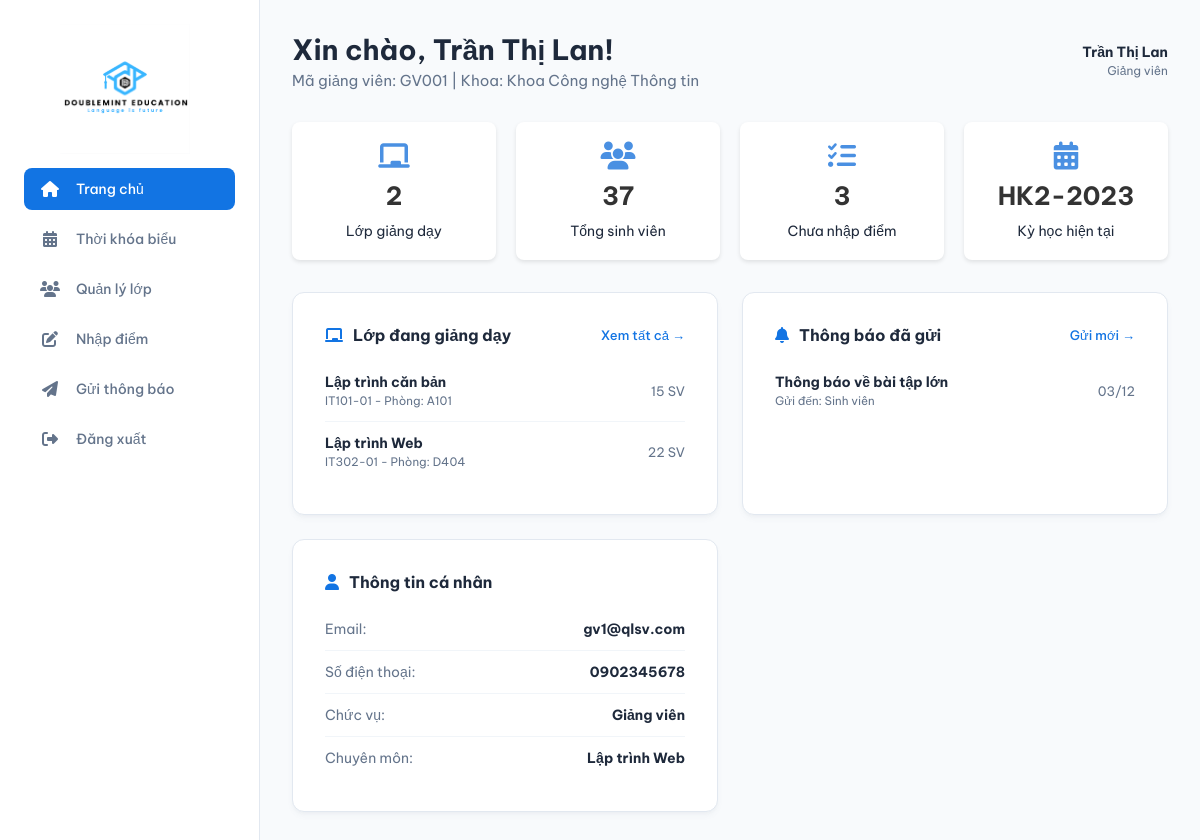
The page /teacher/dashboard.php (signed in) on the database its author committed.
### tables this page shows
CREATE TABLE teachers (
    id INT AUTO_INCREMENT PRIMARY KEY,
    user_id INT NOT NULL,
    teacher_code VARCHAR(20) UNIQUE NOT NULL,
    department VARCHAR(100),
    position VARCHAR(50),
    specialization VARCHAR(100),
    FOREIGN KEY (user_id) REFERENCES users(id) ON DELETE CASCADE,
    INDEX idx_teacher_code (teacher_code)
);

CREATE TABLE users (
    id INT AUTO_INCREMENT PRIMARY KEY,
    email VARCHAR(100) UNIQUE NOT NULL,
    password VARCHAR(255) NOT NULL,
    role ENUM('student', 'teacher', 'admin') NOT NULL,
    full_name VARCHAR(100) NOT NULL,
    phone VARCHAR(15),
    address TEXT,
    status ENUM('active', 'inactive') DEFAULT 'active',
    created_at TIMESTAMP DEFAULT CURRENT_TIMESTAMP,
    updated_at TIMESTAMP DEFAULT CURRENT_TIMESTAMP ON UPDATE CURRENT_TIMESTAMP,
    INDEX idx_email (email),
    INDEX idx_role (role)
);

CREATE TABLE semesters (
    id INT AUTO_INCREMENT PRIMARY KEY,
    semester_name VARCHAR(50) NOT NULL,
    semester_code VARCHAR(20) UNIQUE NOT NULL,
    start_date DATE NOT NULL,
    end_date DATE NOT NULL,
    is_active ENUM('yes', 'no') DEFAULT 'no',
    created_at TIMESTAMP DEFAULT CURRENT_TIMESTAMP
);

CREATE TABLE class_courses (
    id INT AUTO_INCREMENT PRIMARY KEY,
    course_id INT NOT NULL,
    teacher_id INT NOT NULL,
    semester_id INT NOT NULL,
    class_name VARCHAR(100) NOT NULL,
    schedule TEXT,
    room VARCHAR(50),
    current_students INT DEFAULT 0,
    max_students INT DEFAULT 50,
    status ENUM('open', 'full', 'closed') DEFAULT 'open',
    created_at TIMESTAMP DEFAULT CURRENT_TIMESTAMP,
    FOREIGN KEY (course_id) REFERENCES courses(id) ON DELETE CASCADE,
    FOREIGN KEY (teacher_id) REFERENCES teachers(id) ON DELETE CASCADE,
    FOREIGN KEY (semester_id) REFERENCES semesters(id) ON DELETE CASCADE,
    INDEX idx_semester (semester_id),
    INDEX idx_teacher (teacher_id)
);

CREATE TABLE courses (
    id INT AUTO_INCREMENT PRIMARY KEY,
    course_code VARCHAR(20) UNIQUE NOT NULL,
    course_name VARCHAR(200) NOT NULL,
    credits INT NOT NULL,
    max_students INT DEFAULT 50,
    description TEXT,
    created_at TIMESTAMP DEFAULT CURRENT_TIMESTAMP,
    INDEX idx_course_code (course_code)
);

CREATE TABLE notifications (
    id INT AUTO_INCREMENT PRIMARY KEY,
    sender_id INT NOT NULL,
    receiver_id INT,
    role_target ENUM('all', 'student', 'teacher', 'admin'),
    title VARCHAR(200) NOT NULL,
    content TEXT NOT NULL,
    is_read ENUM('yes', 'no') DEFAULT 'no',
    created_at TIMESTAMP DEFAULT CURRENT_TIMESTAMP,
    FOREIGN KEY (sender_id) REFERENCES users(id) ON DELETE CASCADE,
    INDEX idx_receiver (receiver_id),
    INDEX idx_role_target (role_target)
);

### config/auth.php (called while the page is built, shortened)
<?php
function isLoggedIn() {
    return isset($_SESSION['user_id']) && isset($_SESSION['role']);
}
function getCurrentUser() {
    if (isLoggedIn()) {
        return array(
            'id' => $_SESSION['user_id'] ?? null,
            'email' => $_SESSION['email'] ?? '',
            'role' => $_SESSION['role'] ?? '',
            'full_name' => $_SESSION['full_name'] ?? ''
        );
    }
    return null;
}
function getTeacherInfo($conn, $userId) {
    $sql = "SELECT t.*, u.email, u.full_name, u.phone, u.address
            FROM teachers t
            INNER JOIN users u ON t.user_id = u.id
            WHERE t.user_id = " . intval($userId);
    return fetchOne($conn, $sql);
}
function getTeacherIdByUserId($conn, $userId) {
    $sql = "SELECT id FROM teachers WHERE user_id = " . intval($userId);
    $result = fetchOne($conn, $sql);
    return $result ? $result['id'] : null;
}
?>

### config/db_connect.php (called while the page is built, shortened)
<?php
function executeQuery($conn, $sql) {
    $result = $conn->query($sql);
    return $result;
}
function fetchOne($conn, $sql) {
    $result = executeQuery($conn, $sql);
    if ($result && $result->num_rows > 0) {
        return $result->fetch_assoc();
    }
    return null;
}
function fetchAll($conn, $sql) {
    $result = executeQuery($conn, $sql);
    $data = array();
    if ($result && $result->num_rows > 0) {
        while ($row = $result->fetch_assoc()) {
            $data[] = $row;
        }
    }
    return $data;
}
?>

### teacher/dashboard.php (the view, shortened to what this page needs)
<?php
require_once '../config/db_connect.php';
require_once '../config/auth.php';
$currentUser = getCurrentUser();
$teacherInfo = getTeacherInfo($conn, $currentUser['id']);
$teacherId = getTeacherIdByUserId($conn, $currentUser['id']);
$sqlCurrentSemester = "SELECT * FROM semesters WHERE is_active = 'yes' LIMIT 1";
$currentSemester = fetchOne($conn, $sqlCurrentSemester);
$classCount = 0;
$studentCount = 0;
if ($currentSemester) {
    $sqlCount = "SELECT COUNT(*) as count, SUM(current_students) as students
                 FROM class_courses
                 WHERE teacher_id = $teacherId AND semester_id = {$currentSemester['id']}";
    $countResult = fetchOne($conn, $sqlCount);
    $classCount = $countResult['count'] ?? 0;
    $studentCount = $countResult['students'] ?? 0;
}
$sqlPendingGrades = "SELECT COUNT(DISTINCT e.id) as count
                     FROM enrollments e
                     INNER JOIN class_courses cc ON e.class_course_id = cc.id
                     LEFT JOIN grades g ON e.id = g.enrollment_id
                     WHERE cc.teacher_id = $teacherId
                     AND cc.semester_id = {$currentSemester['id']}
                     AND (g.id IS NULL OR g.total_score IS NULL)";
$pendingResult = fetchOne($conn, $sqlPendingGrades);
$pendingGrades = $pendingResult['count'] ?? 0;
$sqlClasses = "SELECT cc.*, c.course_code, c.course_name, c.credits
               FROM class_courses cc
               INNER JOIN courses c ON cc.course_id = c.id
               WHERE cc.teacher_id = $teacherId AND cc.semester_id = {$currentSemester['id']}
               ORDER BY c.course_name";
$classes = fetchAll($conn, $sqlClasses);
$sqlNotifications = "SELECT * FROM notifications
                     WHERE sender_id = {$currentUser['id']}
                     ORDER BY created_at DESC
                     LIMIT 5";
$notifications = fetchAll($conn, $sqlNotifications);
include '../includes/header.php';
?>
<div class="main-header student-header">
    <div class="welcome-text">
        <h1>Xin chào, <?php echo htmlspecialchars($teacherInfo['full_name']); ?>!</h1>
        <p>Mã giảng viên: <?php echo htmlspecialchars($teacherInfo['teacher_code']); ?> | Khoa: <?php echo htmlspecialchars($teacherInfo['department']); ?></p>
    </div>
    <div class="header-actions">
        <div class="user-profile">
            <span><?php echo htmlspecialchars($currentUser['full_name']); ?></span>
            <small>Giảng viên</small>
        </div>
    </div>
</div>
<div class="stats-grid" style="margin-bottom: 32px;">
    <div class="stat-card">
        <i class="fas fa-chalkboard"></i>
        <h3><?php echo $classCount; ?></h3>
        <p>Lớp giảng dạy</p>
    </div>
    <div class="stat-card">
        <i class="fas fa-users"></i>
        <h3><?php echo $studentCount; ?></h3>
        <p>Tổng sinh viên</p>
    </div>
    <div class="stat-card">
        <i class="fas fa-tasks"></i>
        <h3><?php echo $pendingGrades; ?></h3>
        <p>Chưa nhập điểm</p>
    </div>
    <div class="stat-card">
        <i class="fas fa-calendar-alt"></i>
        <h3><?php echo $currentSemester ? $currentSemester['semester_code'] : 'N/A'; ?></h3>
        <p>Kỳ học hiện tại</p>
    </div>
</div>
<div class="dashboard-grid">
    <div class="card">
        <div class="card-header">
            <h3><i class="fas fa-chalkboard"></i> Lớp đang giảng dạy</h3>
            <a href="quan_ly_lop.php" class="view-all">Xem tất cả →</a>
        </div>
        <div class="card-content">
            <?php if (count($classes) > 0): ?>
                <ul>
                    <?php foreach ($classes as $class): ?>
                        <li>
                            <div>
                                <strong><?php echo htmlspecialchars($class['course_name']); ?></strong>
                                <br>
                                <small style="color: var(--text-secondary);">
                                    <?php echo htmlspecialchars($class['class_name']); ?> -
                                    Phòng: <?php echo htmlspecialchars($class['room']); ?>
                                </small>
                            </div>
                            <span class="time"><?php echo $class['current_students']; ?> SV</span>
                        </li>
                    <?php endforeach; ?>
                </ul>
            <?php else: ?>
                <p style="color: var(--text-secondary); text-align: center; padding: 20px;">
                    Bạn chưa được phân công giảng dạy lớp nào.
                </p>
            <?php endif; ?>
        </div>
    </div>
    <div class="card">
        <div class="card-header">
            <h3><i class="fas fa-bell"></i> Thông báo đã gửi</h3>
            <a href="gui_thong_bao.php" class="view-all">Gửi mới →</a>
        </div>
        <div class="card-content">
            <?php if (count($notifications) > 0): ?>
                <ul>
                    <?php foreach ($notifications as $notif): ?>
                        <li>
                            <div>
                                <strong><?php echo htmlspecialchars($notif['title']); ?></strong>
                                <br>
                                <small style="color: var(--text-secondary);">
                                    Gửi đến: <?php
                                        if ($notif['role_target'] === 'all') echo 'Tất cả';
                                        elseif ($notif['role_target'] === 'student') echo 'Sinh viên';
                                        else echo 'Cá nhân';
                                    ?>
                                </small>
                            </div>
                            <span class="due-date">
                                <?php
                                    $date = new DateTime($notif['created_at']);
                                    echo $date->format('d/m');
                                ?>
                            </span>
                        </li>
                    <?php endforeach; ?>
                </ul>
            <?php else: ?>
                <p style="color: var(--text-secondary); text-align: center; padding: 20px;">
                    Chưa có thông báo nào được gửi.
                </p>
            <?php endif; ?>
        </div>
    </div>
    <div class="card">
        <div class="card-header">
            <h3><i class="fas fa-user"></i> Thông tin cá nhân</h3>
        </div>
        <div class="card-content">
            <ul>
                <li>
                    <span style="color: var(--text-secondary);">Email:</span>
                    <strong><?php echo htmlspecialchars($teacherInfo['email']); ?></strong>
                </li>
                <li>
                    <span style="color: var(--text-secondary);">Số điện thoại:</span>
                    <strong><?php echo htmlspecialchars($teacherInfo['phone'] ?? 'Chưa cập nhật'); ?></strong>
                </li>
                <li>
                    <span style="color: var(--text-secondary);">Chức vụ:</span>
                    <strong><?php echo htmlspecialchars($teacherInfo['position']); ?></strong>
                </li>
                <li>
                    <span style="color: var(--text-secondary);">Chuyên môn:</span>
                    <strong><?php echo htmlspecialchars($teacherInfo['specialization']); ?></strong>
                </li>
            </ul>
        </div>
    </div>
</div>
<?php include '../includes/footer.php'; ?>

### assets/css/style.css (style rules this page uses)
:root { --primary-color: #1274e3; --secondary-color: #f8fafc; --sidebar-bg: #ffffff; --text-primary: #1e293b; --text-secondary: #64748b; --border-color: #e2e8f0; --shadow-color: rgba(100, 116, 139, 0.06); --danger-color: #ff0019; }
* { box-sizing: border-box; margin: 0; padding: 0; }
body { font-family: 'Be Vietnam Pro', sans-serif; background-color: var(--secondary-color); color: var(--text-primary); font-size: 14px; -webkit-font-smoothing: antialiased; -moz-osx-font-smoothing: grayscale; }
.app-body { display: flex; }
.main-header { display: flex; justify-content: space-between; align-items: center; margin-bottom: 32px; }
.card { background-color: #ffffff; padding: 32px; border-radius: 12px; border: 1px solid var(--border-color); box-shadow: 0 4px 6px -1px var(--shadow-color), 0 2px 4px -2px var(--shadow-color); }
.stats-grid { display: grid; grid-template-columns: repeat(auto-fit, minmax(200px, 1fr)); gap: 20px; margin-bottom: 30px; }
.stat-card { background: white; padding: 20px; border-radius: 8px; box-shadow: 0 2px 4px rgba(0,0,0,0.1); text-align: center; }
.stat-card i { font-size: 2em; color: #4a90e2; }
.stat-card h3 { font-size: 1.8em; margin: 10px 0; color: #333; }
.dashboard-grid { display: grid; grid-template-columns: 1fr 1fr; gap: 20px; }
.main-header.student-header { margin-bottom: 32px; display: flex; justify-content: space-between; align-items: center; }
.student-header .welcome-text h1 { font-size: 28px; font-weight: 700; color: var(--text-primary); }
.student-header .welcome-text p { font-size: 15px; color: var(--text-secondary); margin-top: 4px; }
.student-header .header-actions { display: flex; align-items: center; gap: 24px; }
.student-header .user-profile { text-align: right; }
.student-header .user-profile span { font-weight: 700; display: block; }
.student-header .user-profile small { color: var(--text-secondary); font-size: 12px; }
.dashboard-grid { display: grid; grid-template-columns: repeat(auto-fit, minmax(320px, 1fr)); gap: 24px; }
.dashboard-grid .card .card-header { display: flex; justify-content: space-between; align-items: center; margin-bottom: 16px; }
.dashboard-grid .card .card-header h3 { font-size: 16px; font-weight: 700; display: flex; align-items: center; gap: 10px; }
.dashboard-grid .card .card-header h3 i { color: var(--primary-color); }
.dashboard-grid .card .card-header .view-all { font-size: 13px; color: var(--primary-color); text-decoration: none; font-weight: 500; }
.dashboard-grid .card .card-content ul { list-style: none; }
.dashboard-grid .card .card-content li { display: flex; justify-content: space-between; align-items: center; padding: 12px 0; border-bottom: 1px solid #f1f5f9; }
.dashboard-grid .card .card-content li:last-child { border-bottom: none; }
.dashboard-grid .card .card-content .time, .dashboard-grid .card .card-content .due-date { color: var(--text-secondary); font-size: 13px; flex-shrink: 0; }

### rows shown on the page
teachers: user.full_name "Trần Thị Lan", teacher_code "GV001", department "Khoa Công nghệ Thông tin", user.email "gv1@qlsv.com", user.phone "0902345678", position "Giảng viên", specialization "Lập trình Web"
semesters: semester_code "HK2-2023"
class_courses: course.course_name "Lập trình căn bản", class_name "IT101-01", room "A101", current_students "15"
class_courses: course.course_name "Lập trình Web", class_name "IT302-01", room "D404", current_students "22"
notifications: title "Thông báo về bài tập lớn", role_target "Sinh viên", created_at "03/12"

### other values the page prints
$menu['text'] "Trang chủ"
$menu['text'] "Thời khóa biểu"
$menu['text'] "Quản lý lớp"
$menu['text'] "Nhập điểm"
$menu['text'] "Gửi thông báo"
$classCount "2"
$studentCount "37"
$pendingGrades "3"
